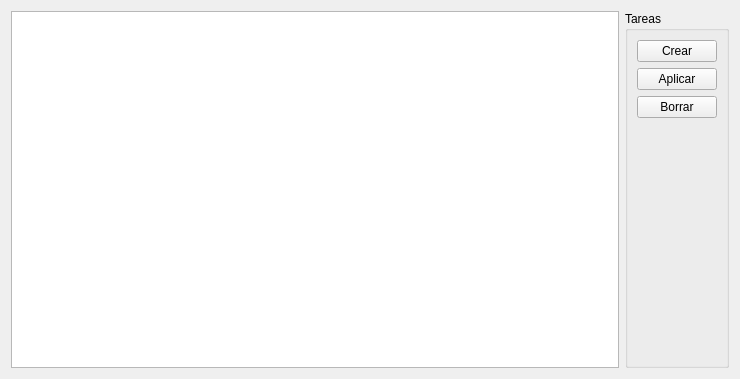
<?xml version="1.0" encoding="UTF-8"?>
<ui version="4.0">
 <class>wBackups</class>
 <widget class="QWidget" name="wBackups">
  <property name="geometry">
   <rect>
    <x>0</x>
    <y>0</y>
    <width>740</width>
    <height>379</height>
   </rect>
  </property>
  <property name="windowTitle">
   <string>Copias de Seguridad del Sistema</string>
  </property>
  <layout class="QHBoxLayout" name="horizontalLayout">
   <item>
    <widget class="QTableWidget" name="tableWidget">
     <property name="editTriggers">
      <set>QAbstractItemView::NoEditTriggers</set>
     </property>
     <property name="selectionMode">
      <enum>QAbstractItemView::SingleSelection</enum>
     </property>
     <property name="selectionBehavior">
      <enum>QAbstractItemView::SelectRows</enum>
     </property>
     <attribute name="horizontalHeaderStretchLastSection">
      <bool>true</bool>
     </attribute>
    </widget>
   </item>
   <item>
    <widget class="QGroupBox" name="groupBox">
     <property name="title">
      <string>Tareas</string>
     </property>
     <layout class="QVBoxLayout" name="verticalLayout">
      <item>
       <widget class="QPushButton" name="createButton">
        <property name="text">
         <string>Crear</string>
        </property>
       </widget>
      </item>
      <item>
       <widget class="QPushButton" name="applyButton">
        <property name="text">
         <string>Aplicar</string>
        </property>
       </widget>
      </item>
      <item>
       <widget class="QPushButton" name="deleteButton">
        <property name="text">
         <string>Borrar</string>
        </property>
       </widget>
      </item>
      <item>
       <spacer name="verticalSpacer">
        <property name="orientation">
         <enum>Qt::Vertical</enum>
        </property>
        <property name="sizeHint" stdset="0">
         <size>
          <width>20</width>
          <height>238</height>
         </size>
        </property>
       </spacer>
      </item>
     </layout>
    </widget>
   </item>
  </layout>
 </widget>
 <resources/>
 <connections/>
</ui>
